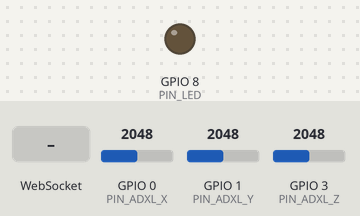
Simulated run of this sketch. Board: ESP32-C6. Shown: output pins drawn as LEDs (lit = HIGH). Dashed ring = blinking. The inputs (shaded band) are chosen by the test bench; at power-on: GPIO 0 (PIN_ADXL_X) = 2048, GPIO 1 (PIN_ADXL_Y) = 2048, GPIO 3 (PIN_ADXL_Z) = 2048 (analog values on the 0–4095 scale). What the sketch prints to the serial monitor is not drawn.

Above: at 0.1 s.
At 2.5 s:
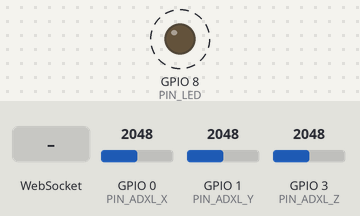
2.6 s: WebSocket text "GET /" received
Timing chart, 0 to 10.4 s (numbered marks = the images above; inputs shaded):
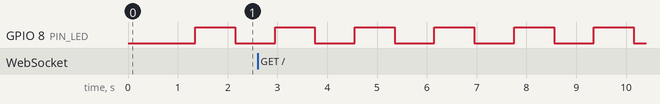

Measured:
- by itself, GPIO 8 (PIN_LED): alternates HIGH for 0.80 s and LOW for 0.80 s

The sketch:

flight_ctrl.ino
```cpp
/**
 * flight-ctrl 固件 — ESP32-C2 + GY-61(ADXL335) 体感飞控手柄
 *
 * 功能：
 *   1. 上电建立 WiFi 热点（SSID: FlightCtrl-XXXX）
 *   2. 开机 1 秒静止校准（此时握持的姿势即“中立位”）
 *   3. 50Hz 采样三轴加速度 → 解算横滚/俯仰角 → 低通滤波
 *   4. 40Hz 通过 WebSocket 推送 JSON 数据流（ws://192.168.4.1:81）
 *   5. 内置调试面板（浏览器打开 http://192.168.4.1 实时看倾角）
 *
 * 数据格式（JSON，一行一条）：
 *   {"roll":-12.3,"pitch":4.5,"cr":-0.41,"cp":0.15,"ms":123456}
 *   roll/pitch = 相对中立位的角度（度）；cr/cp = 按 ±30° 满舵归一化到 [-1,1]
 */
#include <WiFi.h>
#include <WebSocketsServer.h>
#include "config.h"
#include "dashboard_html.h"

// ---------------- 状态 ----------------
static float g_roll = 0, g_pitch = 0;          // 滤波后的相对角度（度）
static float g_rollRef = 0, g_pitchRef = 0;    // 校准时的基准角度
static bool  g_calibrated = false;
static float g_gravityNorm = 1.0f;             // 校准时重力模长，用于粗略检查
static uint32_t g_lastSampleMs = 0, g_lastSendMs = 0;
static uint32_t g_msgCount = 0;
static uint8_t  g_wsClients = 0;

static WebSocketsServer g_ws(WS_PORT);
static WiFiServer g_http(HTTP_PORT);

// ---------------- ADC → 加速度 ----------------
// 读一路 ADC，返回加速度（单位 g）。analogReadMilliVolts 自带出厂校准曲线
static float readAxisG(int pin) {
  uint32_t mv = analogReadMilliVolts(pin);
  return ((float)mv - ADXL_ZERO_G_MV) / ADXL_SENS_MV_G;
}

// 由重力向量算横滚/俯仰（度）。板子水平时两角约为 0
static void readAngles(float &rollOut, float &pitchOut) {
  float ax = readAxisG(PIN_ADXL_X);
  float ay = readAxisG(PIN_ADXL_Y);
  float az = readAxisG(PIN_ADXL_Z);
  // 俯仰：绕 Y 轴；横滚：绕 X 轴。atan2 自动处理象限
  pitchOut = atan2f(-ax, sqrtf(ay * ay + az * az)) * 57.2958f;
  rollOut  = atan2f(ay, az) * 57.2958f;
}

// 开机静止校准：把当前握持姿势记为中立位
static void calibrate() {
  float rAvg = 0, pAvg = 0;
  float ax = 0, ay = 0, az = 0;
  for (int i = 0; i < CALIB_SAMPLES; i++) {
    float r, p;
    readAngles(r, p);
    rAvg += r; pAvg += p;
    ax += readAxisG(PIN_ADXL_X); ay += readAxisG(PIN_ADXL_Y); az += readAxisG(PIN_ADXL_Z);
    delay(1);
  }
  g_rollRef  = rAvg / CALIB_SAMPLES;
  g_pitchRef = pAvg / CALIB_SAMPLES;
  g_gravityNorm = sqrtf((ax*ax + ay*ay + az*az)) / CALIB_SAMPLES;
  g_calibrated = true;
}

// ---------------- 归一化映射 ----------------
static float applyDeadzone(float a) {
  if (a > -DEADZONE_DEG && a < DEADZONE_DEG) return 0;
  return a;
}
static float mapToControl(float angle) {
  float c = angle / MAX_TILT_DEG;
  if (c >  1) c =  1;
  if (c < -1) c = -1;
  return c;
}

// ---------------- WebSocket ----------------
static void onWsEvent(uint8_t num, WStype_t type, uint8_t *payload, size_t len) {
  switch (type) {
    case WStype_CONNECTED:
      Serial.printf("[WS] 客户端 %u 已连接\n", num);
      break;
    case WStype_DISCONNECTED:
      Serial.printf("[WS] 客户端 %u 断开\n", num);
      break;
    case WStype_TEXT: {
      // 支持的指令：{"cmd":"center"} 重新以当前姿势居中
      if (strstr((char *)payload, "center") != nullptr) {
        g_rollRef = g_roll + g_rollRef;   // g_roll 是相对角，叠加上基准即当前绝对角
        g_pitchRef = g_pitch + g_pitchRef;
        Serial.println("[WS] 已重新居中");
      }
      break;
    }
    default:
      break;
  }
}

// ---------------- 极简 HTTP（只服务调试面板）----------------
static void serveHttp() {
  WiFiClient client = g_http.accept();
  if (!client) return;

  // 只读第一行请求行（带 300ms 超时），够用且不阻塞主循环
  String req = "";
  uint32_t t0 = millis();
  while (millis() - t0 < 300) {
    if (client.available()) {
      req = client.readStringUntil('\r');
      break;
    }
    delay(1);
  }
  if (req.startsWith("GET / ") || req.startsWith("GET /index.html")) {
    client.printf("HTTP/1.1 200 OK\r\nContent-Type: text/html; charset=utf-8\r\n"
                  "Content-Length: %u\r\nConnection: close\r\n\r\n",
                  (unsigned)strlen(DASHBOARD_HTML));
    client.print(FPSTR(DASHBOARD_HTML));
  } else if (req.startsWith("GET /health")) {
    client.print(F("HTTP/1.1 200 OK\r\nContent-Type: application/json\r\nConnection: close\r\n\r\n"
                   "{\"status\":\"ok\"}"));
  } else if (req.length() > 0) {
    client.print(F("HTTP/1.1 404 Not Found\r\nConnection: close\r\n\r\n"));
  }
  client.flush();
  client.stop();
}

// ---------------- LED 状态灯 ----------------
static void blinkLed() {
#ifdef PIN_LED
  static uint32_t last = 0;
  static bool level = false;
  // 有连接快闪 150ms，无连接慢闪 800ms
  uint32_t period = g_wsClients > 0 ? 150 : 800;
  if (millis() - last >= period) {
    last = millis();
    level = !level;
    digitalWrite(PIN_LED, level);
  }
#endif
}

// ---------------- Arduino 入口 ----------------
void setup() {
  Serial.begin(115200);
#ifdef PIN_LED
  pinMode(PIN_LED, OUTPUT);
#endif
  analogReadResolution(12);

  Serial.println("\n[flight-ctrl] 启动，开始校准（保持静止/保持你想要的中立握姿）...");
  calibrate();
  Serial.printf("[flight-ctrl] 校准完成：基准 roll=%.1f° pitch=%.1f°，重力模长 %.2fg\n",
                g_rollRef, g_pitchRef, g_gravityNorm);

  // 建热点。SSID 追加 MAC 后两字节，防止多台设备重名
  uint64_t mac = ESP.getEfuseMac();
  char ssid[32];
  snprintf(ssid, sizeof(ssid), "%s-%02X%02X", AP_SSID_PREFIX,
           (uint8_t)(mac >> 8), (uint8_t)mac);
  WiFi.mode(WIFI_AP);
  WiFi.softAP(ssid, AP_PASSWORD, AP_CHANNEL);
  Serial.printf("[flight-ctrl] 热点已建立：%s  密码：%s\n", ssid, AP_PASSWORD);
  Serial.print("[flight-ctrl] 面板地址：http://");
  Serial.println(WiFi.softAPIP());

  g_ws.begin();
  g_ws.onEvent(onWsEvent);
  g_http.begin();
  g_http.setTimeout(1000);
}

void loop() {
  uint32_t now = millis();

  // 1) 采样 + 滤波
  if (now - g_lastSampleMs >= SAMPLE_INTERVAL_MS) {
    g_lastSampleMs = now;
    float r, p;
    readAngles(r, p);
    r = r - g_rollRef;    // 换算到相对中立位
    p = p - g_pitchRef;
    g_roll  += EMA_ALPHA * (r - g_roll);
    g_pitch += EMA_ALPHA * (p - g_pitch);
  }

  // 2) 推送数据
  if (now - g_lastSendMs >= SEND_INTERVAL_MS) {
    g_lastSendMs = now;
    g_ws.loop();
    g_wsClients = g_ws.connectedClients();
    if (g_wsClients > 0) {
      char buf[96];
      snprintf(buf, sizeof(buf),
               "{\"roll\":%.1f,\"pitch\":%.1f,\"cr\":%.2f,\"cp\":%.2f,\"ms\":%lu}",
               applyDeadzone(g_roll), applyDeadzone(g_pitch),
               mapToControl(g_roll), mapToControl(g_pitch),
               (unsigned long)now);
      g_ws.broadcastTXT(buf);
      g_msgCount++;
    }
  }

  // 3) HTTP 面板与 WebSocket 心跳
  serveHttp();
  g_ws.loop();
  blinkLed();

  delay(1);  // 让出 CPU，喂看门狗
}
```

dashboard_html.h
```cpp
#pragma once

// 板载调试面板页面（纯内联，无外部依赖——设备热点下没有互联网）
// 压到一个 C 字符串里，用 R"HTML(...)HTML" 原始字面量避免转义地狱
static const char DASHBOARD_HTML[] PROGMEM = R"HTML(<!DOCTYPE html>
<html lang="zh-CN">
<head>
<meta charset="UTF-8">
<meta name="viewport" content="width=device-width,initial-scale=1.0">
<title>FlightCtrl 调试面板</title>
<style>
  :root { color-scheme: dark; }
  * { box-sizing: border-box; margin: 0; padding: 0; }
  body { font-family: -apple-system, "PingFang SC", sans-serif; background: #0b0e14;
         color: #e8eaf0; min-height: 100vh; display: flex; flex-direction: column;
         align-items: center; padding: 16px; }
  h1 { font-size: 18px; margin-bottom: 4px; letter-spacing: 1px; }
  .sub { color: #7d8696; font-size: 12px; margin-bottom: 16px; }
  .status { display: flex; align-items: center; gap: 8px; font-size: 13px; margin-bottom: 16px; }
  .dot { width: 10px; height: 10px; border-radius: 50%; background: #e5484d; transition: background .3s; }
  .dot.on { background: #46d68c; box-shadow: 0 0 8px #46d68c88; }
  .grid { display: grid; grid-template-columns: 1fr 1fr; gap: 12px; width: 100%; max-width: 640px; }
  .card { background: #141925; border: 1px solid #232b3d; border-radius: 12px; padding: 14px; }
  .card label { font-size: 12px; color: #8b94a7; display: block; margin-bottom: 6px; }
  .val { font-size: 34px; font-variant-numeric: tabular-nums; font-weight: 600; }
  .val small { font-size: 16px; color: #8b94a7; font-weight: 400; }
  .bar { position: relative; height: 8px; background: #1c2333; border-radius: 4px; margin-top: 10px; }
  .bar::after { content: ""; position: absolute; left: 50%; top: -3px; bottom: -3px; width: 1px; background: #3a445c; }
  .bar i { position: absolute; top: 0; bottom: 0; left: 50%; width: 0; background: #5aa2ff; border-radius: 4px; }
  .card.pitch .bar i { background: #ffb454; }
  canvas { border-radius: 12px; margin-top: 12px; width: 100%; max-width: 640px; background: #141925;
           border: 1px solid #232b3d; }
  .btn { margin-top: 14px; padding: 12px 32px; border: 0; border-radius: 10px; background: #2b6cff;
         color: #fff; font-size: 15px; }
  .btn:active { transform: scale(.97); }
  .meta { color: #7d8696; font-size: 12px; margin-top: 12px; font-variant-numeric: tabular-nums; }
</style>
</head>
<body>
  <h1>FlightCtrl 调试面板</h1>
  <div class="sub">ESP32-C3 + GY-61 倾角数据（40Hz 轮询）</div>
  <div class="status"><span class="dot" id="dot"></span><span id="stxt">连接中…</span></div>
  <div class="grid">
    <div class="card"><label>横滚 ROLL（°）</label>
      <div class="val"><span id="roll">--</span><small>°</small></div>
      <div class="bar"><i id="rollbar"></i></div></div>
    <div class="card pitch"><label>俯仰 PITCH（°）</label>
      <div class="val"><span id="pitch">--</span><small>°</small></div>
      <div class="bar"><i id="pitchbar"></i></div></div>
  </div>
  <canvas id="horizon" width="640" height="280"></canvas>
  <button class="btn" id="center">以当前姿势重新居中</button>
  <div class="meta" id="meta">-- msg/s</div>
<script>
(function () {
  var timer = null, count = 0, rateT = performance.now(), retry = 0;
  var el = {
    dot: document.getElementById('dot'), stxt: document.getElementById('stxt'),
    roll: document.getElementById('roll'), pitch: document.getElementById('pitch'),
    rollbar: document.getElementById('rollbar'), pitchbar: document.getElementById('pitchbar'),
    meta: document.getElementById('meta'),
    horizon: document.getElementById('horizon'),
  };
  function setConn(on) {
    el.dot.classList.toggle('on', on);
    el.stxt.textContent = on ? '已连接' : '连接中…';
  }
  function poll() {
    fetch('/tilt').then(function (r) { return r.json(); }).then(function (d) {
      setConn(true); retry = 0;
      el.roll.textContent = d.roll.toFixed(1);
      el.pitch.textContent = d.pitch.toFixed(1);
      el.rollbar.style.width = Math.abs(d.cr) * 50 + '%';
      el.rollbar.style.left = d.cr < 0 ? (50 - Math.abs(d.cr) * 50) + '%' : '50%';
      el.pitchbar.style.width = Math.abs(d.cp) * 50 + '%';
      el.pitchbar.style.left = d.cp < 0 ? (50 - Math.abs(d.cp) * 50) + '%' : '50%';
      drawHorizon(d.roll, d.pitch);
      count++;
      var now = performance.now();
      if (now - rateT > 1000) {
        el.meta.textContent = (count * 1000 / (now - rateT)).toFixed(0) + ' 次/秒';
        count = 0; rateT = now;
      }
    }).catch(function () {
      setConn(false);
      if (++retry > 3) { clearInterval(timer); setTimeout(start, 2000); }
    });
  }
  function start() {
    setConn(false);
    timer = setInterval(poll, 25);   // 40Hz 轮询
    poll();
  }
  // 简易地平仪：天地分界线随横滚旋转、随俯仰上下移动
  var ctx = el.horizon.getContext('2d');
  function drawHorizon(roll, pitch) {
    var w = el.horizon.width, h = el.horizon.height, cx = w / 2, cy = h / 2;
    ctx.save();
    ctx.clearRect(0, 0, w, h);
    ctx.beginPath(); ctx.rect(0, 0, w, h); ctx.clip();
    ctx.translate(cx, cy);
    ctx.rotate(-roll * Math.PI / 180);
    var off = pitch * 2.2;
    ctx.fillStyle = '#2a4d8f'; ctx.fillRect(-w, -h * 2 + off, w * 3, h * 2);      // 天
    ctx.fillStyle = '#7a5230'; ctx.fillRect(-w, off, w * 3, h * 2);               // 地
    ctx.strokeStyle = '#e8eaf0'; ctx.lineWidth = 2;
    ctx.beginPath(); ctx.moveTo(-w, off); ctx.lineTo(w, off); ctx.stroke();       // 地平线
    ctx.restore();
    // 固定的机身参考线
    ctx.strokeStyle = '#ffd75e'; ctx.lineWidth = 3;
    ctx.beginPath(); ctx.moveTo(cx - 70, cy); ctx.lineTo(cx - 20, cy);
    ctx.lineTo(cx - 8, cy + 10); ctx.lineTo(cx, cy); ctx.lineTo(cx + 8, cy + 10);
    ctx.lineTo(cx + 20, cy); ctx.lineTo(cx + 70, cy); ctx.stroke();
  }
  document.getElementById('center').onclick = function () {
    fetch('/center');
  };
  start();
})();
</script>
</body>
</html>)HTML";
```

config.h
```cpp
#pragma once

// ============ 硬件接线（ESP32-C2 / ESP8684 + GY-61 ADXL335）============
// GY-61        ESP32-C2
// VCC  ------> 3V3          （绝不能接 5V，ADXL335 极限 3.6V）
// GND  ------> GND
// X    ------> GPIO0        （ADC1_CH0）
// Y    ------> GPIO1        （ADC1_CH1）
// Z    ------> GPIO3        （ADC1_CH3，避开 GPIO2 启动绑带脚）
#define PIN_ADXL_X   0
#define PIN_ADXL_Y   1
#define PIN_ADXL_Z   3

// ADXL335 供电 3.3V 时的典型参数（供电电压波动会等比例影响，量程校准兜底）
#define ADXL_ZERO_G_MV   1650   // 0g 输出电压 mV
#define ADXL_SENS_MV_G   330    // 灵敏度 mV/g

// ============ WiFi 热点 ============
#define AP_SSID_PREFIX  "FlightCtrl"     // 热点名前缀，烧录后会追加 MAC 后缀
#define AP_PASSWORD     "flywithme"      // 至少 8 位
#define AP_CHANNEL      1

// ============ 服务端口 ============
#define HTTP_PORT  80    // 调试面板页面
#define WS_PORT    81    // WebSocket 倾角数据流

// ============ 采样与滤波 ============
#define SAMPLE_INTERVAL_MS   20   // ADC 采样周期（50Hz）
#define SEND_INTERVAL_MS     25   // 数据推送周期（40Hz）
#define EMA_ALPHA            0.3f // 低通滤波系数，越小越平滑越迟钝
#define CALIB_SAMPLES        800  // 开机校准采样数（约 1 秒，期间保持设备静止）

// ============ 控制映射 ============
#define MAX_TILT_DEG   30.0f  // 倾角满舵角度：±30° 对应游戏里 ±1
#define DEADZONE_DEG    2.0f  // 死区，消除手持抖动

// ============ 板载 LED（未定义则自动跳过闪烁）============
#ifdef LED_BUILTIN
  #define PIN_LED  LED_BUILTIN
#elif defined(CONFIG_IDF_TARGET_ESP8684)
  #define PIN_LED  8   // 常见 ESP32-C2 SuperMini 的板载 LED
#endif
```
